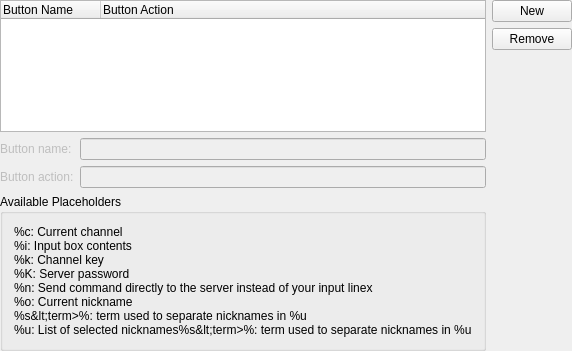
<?xml version="1.0" encoding="UTF-8"?>
<ui version="4.0">
 <class>QuickButtons_ConfigUI</class>
 <widget class="QWidget" name="QuickButtons_ConfigUI">
  <property name="geometry">
   <rect>
    <x>0</x>
    <y>0</y>
    <width>528</width>
    <height>351</height>
   </rect>
  </property>
  <layout class="QGridLayout" name="gridLayout">
   <property name="margin">
    <number>0</number>
   </property>
   <item row="0" column="0">
    <widget class="QTreeWidget" name="buttonListView">
     <property name="dragEnabled">
      <bool>true</bool>
     </property>
     <property name="dragDropMode">
      <enum>QAbstractItemView::InternalMove</enum>
     </property>
     <property name="rootIsDecorated">
      <bool>false</bool>
     </property>
     <property name="allColumnsShowFocus">
      <bool>true</bool>
     </property>
     <column>
      <property name="text">
       <string>Button Name</string>
      </property>
     </column>
     <column>
      <property name="text">
       <string>Button Action</string>
      </property>
     </column>
    </widget>
   </item>
   <item row="0" column="1" rowspan="3">
    <layout class="QVBoxLayout">
     <item>
      <widget class="QPushButton" name="newButton">
       <property name="text">
        <string>New</string>
       </property>
      </widget>
     </item>
     <item>
      <widget class="QPushButton" name="removeButton">
       <property name="text">
        <string>Remove</string>
       </property>
      </widget>
     </item>
     <item>
      <spacer name="spacer1">
       <property name="orientation">
        <enum>Qt::Vertical</enum>
       </property>
       <property name="sizeType">
        <enum>QSizePolicy::Expanding</enum>
       </property>
       <property name="sizeHint" stdset="0">
        <size>
         <width>20</width>
         <height>230</height>
        </size>
       </property>
      </spacer>
     </item>
    </layout>
   </item>
   <item row="1" column="0">
    <layout class="QFormLayout" name="formLayout">
     <item row="0" column="0">
      <widget class="QLabel" name="nameLabel">
       <property name="enabled">
        <bool>false</bool>
       </property>
       <property name="text">
        <string>Button name:</string>
       </property>
       <property name="wordWrap">
        <bool>false</bool>
       </property>
      </widget>
     </item>
     <item row="0" column="1">
      <widget class="KLineEdit" name="nameInput">
       <property name="enabled">
        <bool>false</bool>
       </property>
       <property name="sizePolicy">
        <sizepolicy hsizetype="Expanding" vsizetype="Fixed">
         <horstretch>0</horstretch>
         <verstretch>0</verstretch>
        </sizepolicy>
       </property>
      </widget>
     </item>
     <item row="1" column="0">
      <widget class="QLabel" name="actionLabel">
       <property name="enabled">
        <bool>false</bool>
       </property>
       <property name="text">
        <string>Button action:</string>
       </property>
       <property name="wordWrap">
        <bool>false</bool>
       </property>
      </widget>
     </item>
     <item row="1" column="1">
      <widget class="KLineEdit" name="actionInput">
       <property name="enabled">
        <bool>false</bool>
       </property>
       <property name="sizePolicy">
        <sizepolicy hsizetype="Expanding" vsizetype="Fixed">
         <horstretch>0</horstretch>
         <verstretch>0</verstretch>
        </sizepolicy>
       </property>
      </widget>
     </item>
    </layout>
   </item>
   <item row="2" column="0">
    <widget class="QGroupBox" name="groupBox3">
     <property name="title">
      <string>Available Placeholders</string>
     </property>
     <layout class="QHBoxLayout">
      <item>
       <widget class="QLabel" name="placeholderHelpLabel">
        <property name="sizePolicy">
         <sizepolicy hsizetype="Expanding" vsizetype="Preferred">
          <horstretch>0</horstretch>
          <verstretch>0</verstretch>
         </sizepolicy>
        </property>
        <property name="text">
         <string>%c: Current channel
%i: Input box contents
%k: Channel key
%K: Server password
%n: Send command directly to the server instead of your input linex
%o: Current nickname
%s&amp;lt;term&gt;%: term used to separate nicknames in %u
%u: List of selected nicknames%s&amp;lt;term&gt;%: term used to separate nicknames in %u</string>
        </property>
        <property name="textFormat">
         <enum>Qt::PlainText</enum>
        </property>
        <property name="wordWrap">
         <bool>false</bool>
        </property>
       </widget>
      </item>
     </layout>
    </widget>
   </item>
  </layout>
 </widget>
 <layoutdefault spacing="6" margin="11"/>
 <customwidgets>
  <customwidget>
   <class>KLineEdit</class>
   <extends>QLineEdit</extends>
   <header>klineedit.h</header>
  </customwidget>
 </customwidgets>
 <tabstops>
  <tabstop>buttonListView</tabstop>
  <tabstop>nameInput</tabstop>
  <tabstop>actionInput</tabstop>
  <tabstop>newButton</tabstop>
  <tabstop>removeButton</tabstop>
 </tabstops>
 <includes>
  <include location="local">klineedit.h</include>
 </includes>
 <resources/>
 <connections/>
</ui>
